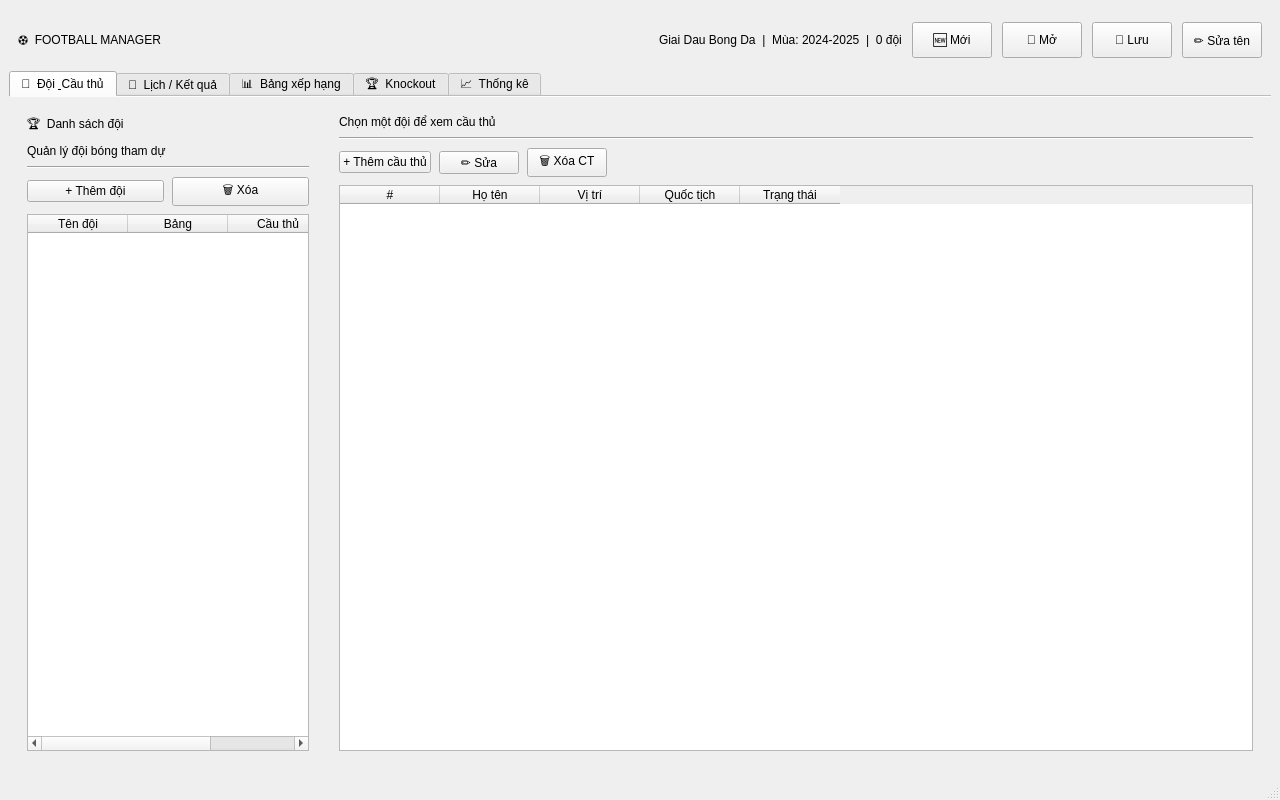
<?xml version="1.0" encoding="UTF-8"?>
<ui version="4.0">
 <class>MainWindow</class>
 <widget class="QMainWindow" name="MainWindow">
  <property name="geometry">
   <rect>
    <x>0</x>
    <y>0</y>
    <width>1280</width>
    <height>800</height>
   </rect>
  </property>
  <property name="minimumSize">
   <size>
    <width>1200</width>
    <height>760</height>
   </size>
  </property>
  <property name="windowTitle">
   <string>⚽  Quản Lý Giải Đấu Bóng Đá</string>
  </property>
  <widget class="QWidget" name="centralwidget">
   <layout class="QVBoxLayout" name="verticalLayout_main">
    <property name="spacing">
     <number>0</number>
    </property>
    <property name="contentsMargins">
     <number>0</number>
     <number>0</number>
     <number>0</number>
     <number>0</number>
    </property>

    <!-- ═══════════════════════════════════════ -->
    <!-- HEADER BAR                              -->
    <!-- ═══════════════════════════════════════ -->
    <item>
     <widget class="QWidget" name="headerWidget">
      <property name="minimumSize">
       <size>
        <width>0</width>
        <height>62</height>
       </size>
      </property>
      <property name="maximumSize">
       <size>
        <width>16777215</width>
        <height>62</height>
       </size>
      </property>
      <layout class="QHBoxLayout" name="headerLayout">
       <property name="contentsMargins">
        <number>18</number>
        <number>0</number>
        <number>18</number>
        <number>0</number>
       </property>
       <property name="spacing">
        <number>10</number>
       </property>

       <!-- Logo label -->
       <item>
        <widget class="QLabel" name="logoLabel">
         <property name="text">
          <string>⚽  FOOTBALL MANAGER</string>
         </property>
        </widget>
       </item>

       <!-- Spacer -->
       <item>
        <spacer name="headerSpacer">
         <property name="orientation">
          <enum>Qt::Horizontal</enum>
         </property>
         <property name="sizeHint" stdset="0">
          <size>
           <width>40</width>
           <height>20</height>
          </size>
         </property>
        </spacer>
       </item>

       <!-- Season / info label -->
       <item>
        <widget class="QLabel" name="seasonLabel">
         <property name="text">
          <string>Giai Dau Bong Da  |  Mùa: 2024-2025  |  0 đội</string>
         </property>
        </widget>
       </item>

       <!-- Buttons -->
       <item>
        <widget class="QPushButton" name="btnNew">
         <property name="text">
          <string>🆕 Mới</string>
         </property>
         <property name="minimumSize">
          <size>
           <width>0</width>
           <height>36</height>
          </size>
         </property>
        </widget>
       </item>
       <item>
        <widget class="QPushButton" name="btnOpen">
         <property name="text">
          <string>📂 Mở</string>
         </property>
         <property name="minimumSize">
          <size>
           <width>0</width>
           <height>36</height>
          </size>
         </property>
        </widget>
       </item>
       <item>
        <widget class="QPushButton" name="btnSave">
         <property name="text">
          <string>💾 Lưu</string>
         </property>
         <property name="minimumSize">
          <size>
           <width>0</width>
           <height>36</height>
          </size>
         </property>
        </widget>
       </item>
       <item>
        <widget class="QPushButton" name="btnEditTournament">
         <property name="text">
          <string>✏ Sửa tên</string>
         </property>
         <property name="minimumSize">
          <size>
           <width>0</width>
           <height>36</height>
          </size>
         </property>
        </widget>
       </item>
      </layout>
     </widget>
    </item>

    <!-- ═══════════════════════════════════════ -->
    <!-- MAIN TAB WIDGET                         -->
    <!-- ═══════════════════════════════════════ -->
    <item>
     <widget class="QTabWidget" name="tabWidget">
      <property name="documentMode">
       <bool>true</bool>
      </property>
      <property name="currentIndex">
       <number>0</number>
      </property>

      <!-- ─────────────────────────────────── -->
      <!-- TAB 0: ĐỘI & CẦU THỦ               -->
      <!-- ─────────────────────────────────── -->
      <widget class="QWidget" name="tabTeams">
       <attribute name="title">
        <string>👥  Đội &amp; Cầu thủ</string>
       </attribute>
       <layout class="QHBoxLayout" name="teamsMainLayout">
        <property name="spacing">
         <number>12</number>
         </property>

        <!-- Left panel: team list -->
        <item>
         <widget class="QWidget" name="teamsLeftPanel">
          <property name="minimumSize">
           <size>
            <width>300</width>
            <height>0</height>
           </size>
          </property>
          <property name="maximumSize">
           <size>
            <width>300</width>
            <height>16777215</height>
           </size>
          </property>
          <layout class="QVBoxLayout" name="teamsLeftLayout">
           <property name="spacing">
            <number>8</number>
           </property>

           <item>
            <widget class="QLabel" name="lblTeamsTitle">
             <property name="text">
              <string>🏆  Danh sách đội</string>
             </property>
            </widget>
           </item>
           <item>
            <widget class="QLabel" name="lblTeamsSubtitle">
             <property name="text">
              <string>Quản lý đội bóng tham dự</string>
             </property>
            </widget>
           </item>
           <item>
            <widget class="QFrame" name="separatorTeams1">
             <property name="frameShape">
              <enum>QFrame::HLine</enum>
             </property>
             <property name="frameShadow">
              <enum>QFrame::Sunken</enum>
             </property>
            </widget>
           </item>

           <!-- Team action buttons -->
           <item>
            <layout class="QHBoxLayout" name="teamBtnLayout">
             <item>
              <widget class="QPushButton" name="btnAddTeam">
               <property name="text">
                <string>+ Thêm đội</string>
               </property>
              </widget>
             </item>
             <item>
              <widget class="QPushButton" name="btnDelTeam">
               <property name="text">
                <string>🗑 Xóa</string>
               </property>
              </widget>
             </item>
            </layout>
           </item>

           <!-- Team table -->
           <item>
            <widget class="QTableWidget" name="teamTable">
             <property name="alternatingRowColors">
              <bool>true</bool>
             </property>
             <property name="showGrid">
              <bool>false</bool>
             </property>
             <property name="selectionBehavior">
              <enum>QAbstractItemView::SelectRows</enum>
             </property>
             <property name="editTriggers">
              <set>QAbstractItemView::NoEditTriggers</set>
             </property>
             <property name="columnCount">
              <number>3</number>
             </property>
             <attribute name="horizontalHeaderVisible">
              <bool>true</bool>
             </attribute>
             <column>
              <property name="text">
               <string>Tên đội</string>
              </property>
             </column>
             <column>
              <property name="text">
               <string>Bảng</string>
              </property>
             </column>
             <column>
              <property name="text">
               <string>Cầu thủ</string>
              </property>
             </column>
            </widget>
           </item>
          </layout>
         </widget>
        </item>

        <!-- Right panel: player list -->
        <item>
         <widget class="QWidget" name="teamsRightPanel">
          <layout class="QVBoxLayout" name="teamsRightLayout">
           <property name="spacing">
            <number>8</number>
           </property>

           <item>
            <widget class="QLabel" name="lblTeamDetail">
             <property name="text">
              <string>Chọn một đội để xem cầu thủ</string>
             </property>
            </widget>
           </item>
           <item>
            <widget class="QFrame" name="separatorTeams2">
             <property name="frameShape">
              <enum>QFrame::HLine</enum>
             </property>
             <property name="frameShadow">
              <enum>QFrame::Sunken</enum>
             </property>
            </widget>
           </item>

           <!-- Player action buttons -->
           <item>
            <layout class="QHBoxLayout" name="playerBtnLayout">
             <item>
              <widget class="QPushButton" name="btnAddPlayer">
               <property name="text">
                <string>+ Thêm cầu thủ</string>
               </property>
              </widget>
             </item>
             <item>
              <widget class="QPushButton" name="btnEditPlayer">
               <property name="text">
                <string>✏ Sửa</string>
               </property>
              </widget>
             </item>
             <item>
              <widget class="QPushButton" name="btnDelPlayer">
               <property name="text">
                <string>🗑 Xóa CT</string>
               </property>
              </widget>
             </item>
             <item>
              <spacer name="playerBtnSpacer">
               <property name="orientation">
                <enum>Qt::Horizontal</enum>
               </property>
               <property name="sizeHint" stdset="0">
                <size>
                 <width>40</width>
                 <height>20</height>
                </size>
               </property>
              </spacer>
             </item>
            </layout>
           </item>

           <!-- Player table -->
           <item>
            <widget class="QTableWidget" name="playerTable">
             <property name="alternatingRowColors">
              <bool>true</bool>
             </property>
             <property name="showGrid">
              <bool>false</bool>
             </property>
             <property name="selectionBehavior">
              <enum>QAbstractItemView::SelectRows</enum>
             </property>
             <property name="editTriggers">
              <set>QAbstractItemView::NoEditTriggers</set>
             </property>
             <property name="columnCount">
              <number>5</number>
             </property>
             <column>
              <property name="text">
               <string>#</string>
              </property>
             </column>
             <column>
              <property name="text">
               <string>Họ tên</string>
              </property>
             </column>
             <column>
              <property name="text">
               <string>Vị trí</string>
              </property>
             </column>
             <column>
              <property name="text">
               <string>Quốc tịch</string>
              </property>
             </column>
             <column>
              <property name="text">
               <string>Trạng thái</string>
              </property>
             </column>
            </widget>
           </item>
          </layout>
         </widget>
        </item>
       </layout>
      </widget>

      <!-- ─────────────────────────────────── -->
      <!-- TAB 1: LỊCH / KẾT QUẢ              -->
      <!-- ─────────────────────────────────── -->
      <widget class="QWidget" name="tabSchedule">
       <attribute name="title">
        <string>📅  Lịch / Kết quả</string>
       </attribute>
       <layout class="QVBoxLayout" name="scheduleLayout">
        <property name="spacing">
         <number>10</number>
        </property>

        <item>
         <widget class="QLabel" name="lblScheduleTitle">
          <property name="text">
           <string>📅  Lịch thi đấu &amp; Kết quả</string>
          </property>
         </widget>
        </item>

        <!-- Controls row -->
        <item>
         <layout class="QHBoxLayout" name="scheduleCtrlLayout">
          <property name="spacing">
           <number>12</number>
          </property>

          <item>
           <widget class="QLabel" name="lblStageFilter">
            <property name="text">
             <string>Giai đoạn:</string>
            </property>
           </widget>
          </item>
          <item>
           <widget class="QComboBox" name="stageCombo">
            <item>
             <property name="text">
              <string>Vòng bảng</string>
             </property>
            </item>
            <item>
             <property name="text">
              <string>Tứ kết</string>
             </property>
            </item>
            <item>
             <property name="text">
              <string>Bán kết</string>
             </property>
            </item>
            <item>
             <property name="text">
              <string>Chung kết</string>
             </property>
            </item>
            <item>
             <property name="text">
              <string>Tất cả</string>
             </property>
            </item>
           </widget>
          </item>

          <item>
           <widget class="QPushButton" name="btnGenGroup">
            <property name="text">
             <string>⚙  Tạo lịch vòng bảng</string>
            </property>
           </widget>
          </item>
          <item>
           <widget class="QPushButton" name="btnGenKnockout">
            <property name="text">
             <string>🏅  Tạo vòng knockout</string>
            </property>
           </widget>
          </item>
          <item>
           <widget class="QPushButton" name="btnEnterResult">
            <property name="text">
             <string>✏  Nhập kết quả</string>
            </property>
           </widget>
          </item>

          <item>
           <spacer name="scheduleCtrlSpacer">
            <property name="orientation">
             <enum>Qt::Horizontal</enum>
            </property>
            <property name="sizeHint" stdset="0">
             <size>
              <width>40</width>
              <height>20</height>
             </size>
            </property>
           </spacer>
          </item>
         </layout>
        </item>

        <item>
         <widget class="QFrame" name="separatorSchedule">
          <property name="frameShape">
           <enum>QFrame::HLine</enum>
          </property>
          <property name="frameShadow">
           <enum>QFrame::Sunken</enum>
          </property>
         </widget>
        </item>

        <!-- Match table -->
        <item>
         <widget class="QTableWidget" name="matchTable">
          <property name="alternatingRowColors">
           <bool>true</bool>
          </property>
          <property name="showGrid">
           <bool>false</bool>
          </property>
          <property name="selectionBehavior">
           <enum>QAbstractItemView::SelectRows</enum>
          </property>
          <property name="editTriggers">
           <set>QAbstractItemView::NoEditTriggers</set>
          </property>
          <property name="columnCount">
           <number>7</number>
          </property>
          <column>
           <property name="text">
            <string>Vòng</string>
           </property>
          </column>
          <column>
           <property name="text">
            <string>Đội A</string>
           </property>
          </column>
          <column>
           <property name="text">
            <string>Tỷ số</string>
           </property>
          </column>
          <column>
           <property name="text">
            <string>Đội B</string>
           </property>
          </column>
          <column>
           <property name="text">
            <string>Bảng/GĐ</string>
           </property>
          </column>
          <column>
           <property name="text">
            <string>Ngày</string>
           </property>
          </column>
          <column>
           <property name="text">
            <string>Trạng thái</string>
           </property>
          </column>
         </widget>
        </item>
       </layout>
      </widget>

      <!-- ─────────────────────────────────── -->
      <!-- TAB 2: BẢNG XẾP HẠNG               -->
      <!-- ─────────────────────────────────── -->
      <widget class="QWidget" name="tabStandings">
       <attribute name="title">
        <string>📊  Bảng xếp hạng</string>
       </attribute>
       <layout class="QVBoxLayout" name="standingsLayout">
        <property name="spacing">
         <number>10</number>
        </property>

        <!-- Header row -->
        <item>
         <layout class="QHBoxLayout" name="standingsHdrLayout">
          <item>
           <widget class="QLabel" name="lblStandingsTitle">
            <property name="text">
             <string>📊  Bảng xếp hạng vòng bảng</string>
            </property>
           </widget>
          </item>
          <item>
           <spacer name="standingsHdrSpacer">
            <property name="orientation">
             <enum>Qt::Horizontal</enum>
            </property>
            <property name="sizeHint" stdset="0">
             <size>
              <width>40</width>
              <height>20</height>
             </size>
            </property>
           </spacer>
          </item>
          <item>
           <widget class="QPushButton" name="btnRefreshStandings">
            <property name="text">
             <string>🔄 Làm mới</string>
            </property>
           </widget>
          </item>
         </layout>
        </item>

        <!-- Scroll area for group tables -->
        <item>
         <widget class="QScrollArea" name="standingsScrollArea">
          <property name="widgetResizable">
           <bool>true</bool>
          </property>
          <widget class="QWidget" name="standingsScrollContent">
           <layout class="QVBoxLayout" name="standingsContentLayout">
            <property name="spacing">
             <number>18</number>
            </property>

            <!-- Group A placeholder (will be generated dynamically) -->
            <item>
             <widget class="QGroupBox" name="groupBoxA">
              <property name="title">
               <string>  Bảng  A</string>
              </property>
              <layout class="QVBoxLayout" name="groupALayout">
               <item>
                <widget class="QTableWidget" name="tableGroupA">
                 <property name="alternatingRowColors">
                  <bool>true</bool>
                 </property>
                 <property name="showGrid">
                  <bool>false</bool>
                 </property>
                 <property name="selectionBehavior">
                  <enum>QAbstractItemView::SelectRows</enum>
                 </property>
                 <property name="editTriggers">
                  <set>QAbstractItemView::NoEditTriggers</set>
                 </property>
                 <property name="columnCount">
                  <number>10</number>
                 </property>
                 <column><property name="text"><string>#</string></property></column>
                 <column><property name="text"><string>Đội</string></property></column>
                 <column><property name="text"><string>ST</string></property></column>
                 <column><property name="text"><string>T</string></property></column>
                 <column><property name="text"><string>H</string></property></column>
                 <column><property name="text"><string>B</string></property></column>
                 <column><property name="text"><string>BT</string></property></column>
                 <column><property name="text"><string>BB</string></property></column>
                 <column><property name="text"><string>HS</string></property></column>
                 <column><property name="text"><string>Điểm</string></property></column>
                </widget>
               </item>
              </layout>
             </widget>
            </item>

            <!-- Spacer at bottom -->
            <item>
             <spacer name="standingsBottomSpacer">
              <property name="orientation">
               <enum>Qt::Vertical</enum>
              </property>
              <property name="sizeHint" stdset="0">
               <size>
                <width>20</width>
                <height>40</height>
               </size>
              </property>
             </spacer>
            </item>

           </layout>
          </widget>
         </widget>
        </item>
       </layout>
      </widget>

      <!-- ─────────────────────────────────── -->
      <!-- TAB 3: KNOCKOUT                     -->
      <!-- ─────────────────────────────────── -->
      <widget class="QWidget" name="tabKnockout">
       <attribute name="title">
        <string>🏆  Knockout</string>
       </attribute>
       <layout class="QVBoxLayout" name="knockoutLayout">
        <property name="spacing">
         <number>10</number>
        </property>

        <!-- Header row -->
        <item>
         <layout class="QHBoxLayout" name="koHdrLayout">
          <item>
           <widget class="QLabel" name="lblKnockoutTitle">
            <property name="text">
             <string>🏆  Vòng Knockout</string>
            </property>
           </widget>
          </item>
          <item>
           <spacer name="koHdrSpacer">
            <property name="orientation">
             <enum>Qt::Horizontal</enum>
            </property>
            <property name="sizeHint" stdset="0">
             <size>
              <width>40</width>
              <height>20</height>
             </size>
            </property>
           </spacer>
          </item>
          <item>
           <widget class="QPushButton" name="btnRefreshKnockout">
            <property name="text">
             <string>🔄 Làm mới</string>
            </property>
           </widget>
          </item>
          <item>
           <widget class="QPushButton" name="btnEnterKoResult">
            <property name="text">
             <string>✏  Nhập kết quả</string>
            </property>
           </widget>
          </item>
         </layout>
        </item>

        <item>
         <widget class="QFrame" name="separatorKnockout">
          <property name="frameShape">
           <enum>QFrame::HLine</enum>
          </property>
          <property name="frameShadow">
           <enum>QFrame::Sunken</enum>
          </property>
         </widget>
        </item>

        <!-- Scroll area for bracket display -->
        <item>
         <widget class="QScrollArea" name="knockoutScrollArea">
          <property name="widgetResizable">
           <bool>true</bool>
          </property>
          <property name="maximumSize">
           <size>
            <width>16777215</width>
            <height>400</height>
           </size>
          </property>
          <widget class="QWidget" name="knockoutScrollContent">
           <layout class="QVBoxLayout" name="knockoutContentLayout">
            <property name="spacing">
             <number>16</number>
            </property>
            <item>
             <widget class="QLabel" name="lblKnockoutPlaceholder">
              <property name="text">
               <string>Chưa có vòng knockout. Hãy tạo từ tab Lịch thi đấu.</string>
              </property>
              <property name="alignment">
               <set>Qt::AlignCenter</set>
              </property>
             </widget>
            </item>
           </layout>
          </widget>
         </widget>
        </item>

        <!-- Knockout matches table -->
        <item>
         <widget class="QTableWidget" name="koMatchTable">
          <property name="maximumSize">
           <size>
            <width>16777215</width>
            <height>260</height>
           </size>
          </property>
          <property name="alternatingRowColors">
           <bool>true</bool>
          </property>
          <property name="showGrid">
           <bool>false</bool>
          </property>
          <property name="selectionBehavior">
           <enum>QAbstractItemView::SelectRows</enum>
          </property>
          <property name="editTriggers">
           <set>QAbstractItemView::NoEditTriggers</set>
          </property>
          <property name="columnCount">
           <number>5</number>
          </property>
          <column><property name="text"><string>Giai đoạn</string></property></column>
          <column><property name="text"><string>Đội A</string></property></column>
          <column><property name="text"><string>Tỷ số</string></property></column>
          <column><property name="text"><string>Đội B</string></property></column>
          <column><property name="text"><string>Trạng thái</string></property></column>
         </widget>
        </item>
       </layout>
      </widget>

      <!-- ─────────────────────────────────── -->
      <!-- TAB 4: THỐNG KÊ                     -->
      <!-- ─────────────────────────────────── -->
      <widget class="QWidget" name="tabStats">
       <attribute name="title">
        <string>📈  Thống kê</string>
       </attribute>
       <layout class="QVBoxLayout" name="statsLayout">
        <property name="spacing">
         <number>10</number>
        </property>

        <!-- Header -->
        <item>
         <layout class="QHBoxLayout" name="statsHdrLayout">
          <item>
           <widget class="QLabel" name="lblStatsTitle">
            <property name="text">
             <string>📈  Thống kê</string>
            </property>
           </widget>
          </item>
          <item>
           <spacer name="statsHdrSpacer">
            <property name="orientation">
             <enum>Qt::Horizontal</enum>
            </property>
            <property name="sizeHint" stdset="0">
             <size>
              <width>40</width>
              <height>20</height>
             </size>
            </property>
           </spacer>
          </item>
          <item>
           <widget class="QPushButton" name="btnRefreshStats">
            <property name="text">
             <string>🔄 Làm mới</string>
            </property>
           </widget>
          </item>
         </layout>
        </item>

        <!-- Splitter: Top Scorer | Cards -->
        <item>
         <widget class="QSplitter" name="statsSplitter">
          <property name="orientation">
           <enum>Qt::Horizontal</enum>
          </property>

          <!-- Top Scorer group -->
          <widget class="QGroupBox" name="groupTopScorers">
           <property name="title">
            <string>⚽  Vua phá lưới</string>
           </property>
           <layout class="QVBoxLayout" name="topScorerLayout">
            <item>
             <widget class="QTableWidget" name="scorerTable">
              <property name="alternatingRowColors">
               <bool>true</bool>
              </property>
              <property name="showGrid">
               <bool>false</bool>
              </property>
              <property name="selectionBehavior">
               <enum>QAbstractItemView::SelectRows</enum>
              </property>
              <property name="editTriggers">
               <set>QAbstractItemView::NoEditTriggers</set>
              </property>
              <property name="columnCount">
               <number>4</number>
              </property>
              <column><property name="text"><string>#</string></property></column>
              <column><property name="text"><string>Cầu thủ</string></property></column>
              <column><property name="text"><string>Đội</string></property></column>
              <column><property name="text"><string>Bàn thắng</string></property></column>
             </widget>
            </item>
           </layout>
          </widget>

          <!-- Cards group -->
          <widget class="QGroupBox" name="groupCards">
           <property name="title">
            <string>🟨  Thẻ phạt</string>
           </property>
           <layout class="QVBoxLayout" name="cardLayout">
            <item>
             <widget class="QTableWidget" name="cardTable">
              <property name="alternatingRowColors">
               <bool>true</bool>
              </property>
              <property name="showGrid">
               <bool>false</bool>
              </property>
              <property name="selectionBehavior">
               <enum>QAbstractItemView::SelectRows</enum>
              </property>
              <property name="editTriggers">
               <set>QAbstractItemView::NoEditTriggers</set>
              </property>
              <property name="columnCount">
               <number>6</number>
              </property>
              <column><property name="text"><string>#</string></property></column>
              <column><property name="text"><string>Cầu thủ</string></property></column>
              <column><property name="text"><string>Đội</string></property></column>
              <column><property name="text"><string>🟨 Vàng</string></property></column>
              <column><property name="text"><string>🟥 Đỏ</string></property></column>
              <column><property name="text"><string>Treo giò</string></property></column>
             </widget>
            </item>
           </layout>
          </widget>

         </widget>
        </item>

        <!-- Champion box -->
        <item>
         <widget class="QGroupBox" name="groupChampion">
          <property name="title">
           <string>🏆  Kết quả chung kết</string>
          </property>
          <property name="minimumSize">
           <size>
            <width>0</width>
            <height>70</height>
           </size>
          </property>
          <property name="maximumSize">
           <size>
            <width>16777215</width>
            <height>80</height>
           </size>
          </property>
          <layout class="QVBoxLayout" name="championLayout">
           <item>
            <widget class="QLabel" name="championLabel">
             <property name="text">
              <string>Chung kết chưa diễn ra</string>
             </property>
             <property name="alignment">
              <set>Qt::AlignCenter</set>
             </property>
            </widget>
           </item>
          </layout>
         </widget>
        </item>

       </layout>
      </widget>

     </widget>
    </item>
   </layout>
  </widget>

  <!-- ═══════════════════════════════════════ -->
  <!-- STATUS BAR                              -->
  <!-- ═══════════════════════════════════════ -->
  <widget class="QStatusBar" name="statusBar">
   <property name="sizeGripEnabled">
    <bool>true</bool>
   </property>
  </widget>

 </widget>

 <!-- ═══════════════════════════════════════ -->
 <!-- RESOURCES & CONNECTIONS                 -->
 <!-- ═══════════════════════════════════════ -->
 <resources/>
 <connections/>

 <!-- ═══════════════════════════════════════ -->
 <!-- CUSTOM WIDGETS (PySide6 specific)       -->
 <!-- ═══════════════════════════════════════ -->
 <customwidgets>
  <customwidget>
   <class>QTableWidget</class>
   <extends>QTableWidget</extends>
   <header>PySide6.QtWidgets</header>
  </customwidget>
 </customwidgets>

</ui>
